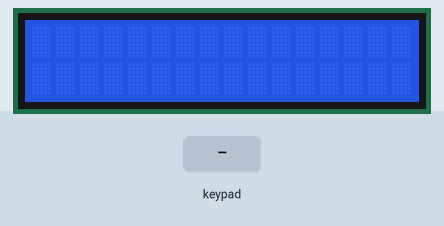
Recording of a sketch running on a simulated Arduino Mega 2560, built with avr-gcc and run on an emulated ATmega2560. Parts: 16×2 character LCD. Inputs (shaded band) come from the test bench.

Above: at 1.2 s.
1.3 s: keypad keys 7 + 5 = pressed 0.4 s apart
At 2.9 s:
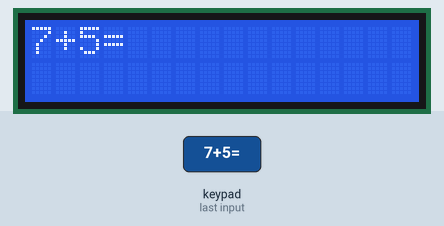
4.4 s: key '/' pressed
5.9 s: keypad keys 6 * 7 = pressed 0.4 s apart
At 7.8 s:
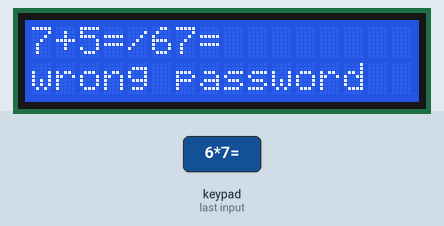
9.0 s: key 'O' pressed
At 9.3 s:
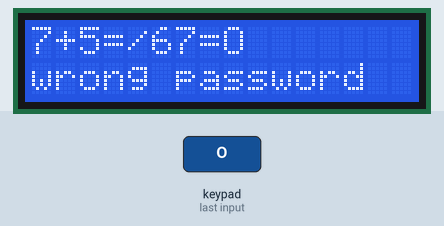
10.5 s: keypad keys 8 / 2 = pressed 0.4 s apart
At 12.4 s:
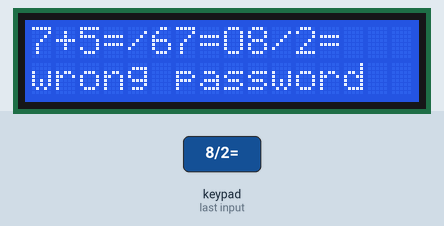
13.6 s: key '=' pressed
At 13.9 s:
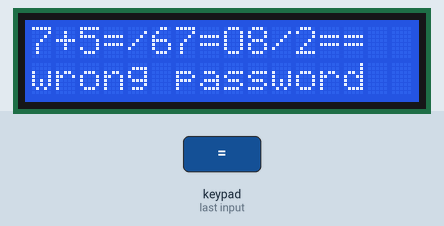
Timing chart, 0 to 16.1 s (numbered marks = the images above; inputs shaded):
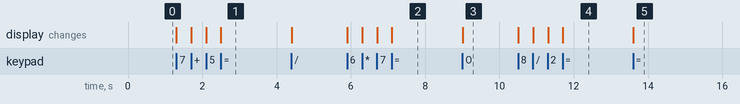

The sketch:

sketch_apr06a.ino
```cpp
#include <LiquidCrystal.h>
#include <Keypad.h>

#define REGISTER_SELECT 13
#define ENABLE 12
#define D4 8
#define D5 9
#define D6 10
#define D7 11

LiquidCrystal lcd(REGISTER_SELECT, ENABLE, D4, D5, D6, D7);


//Keypad
const byte ROWS = 4; //four rows
const byte COLS = 4; //four columns
char keys[ROWS][COLS] = {
  {'7','8','9','/'},
  {'4','5','6','*'},
  {'1','2','3','-'},
  {'O','0','=','+'}
};
byte rowPins[ROWS] = {23, 25, 27, 29};
byte colPins[COLS] = {31,33, 35,37};

//make a new keypad object
Keypad keypad = Keypad( makeKeymap(keys), rowPins, colPins, ROWS, COLS );

char correctPassword[] = "9831111";
char enteredPassword[16];


void setup() {
  lcd.begin(16, 2);
  lcd.clear();
}

void loop() {
  char key = keypad.getKey();
  lcd.setCursor(0, 0);
  if(strcmp(enteredPassword, NULL) == 0)
    enteredPassword[0] = key;
  else if(key != '*'){
    strncat(enteredPassword, &key, 1);
    lcd.print(enteredPassword);
  }
  else{
    lcd.setCursor(0, 1);
    if(strcmp(enteredPassword, correctPassword) == 0)
      lcd.print("correct password");
    else
      lcd.print("wrong password");
  }
}
```

Measured:
- after the input at 1.3 s, the display: first changes at once (image 1 shows a later state)
- after the input at 5.9 s, the display: first changes at once (image 2 shows a later state)
- after the input at 9.0 s, the display: changes at once (image 3)
- after the input at 10.5 s, the display: first changes at once (image 4 shows a later state)
- after the input at 13.6 s, the display: changes at once (image 5)
